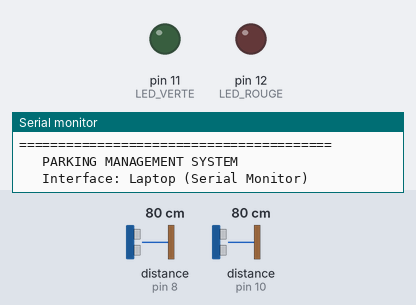
This sketch was run on a simulated Arduino Uno, built with avr-gcc and run on an emulated ATmega328P. On the bench: output pins drawn as LEDs (lit = HIGH), the last lines printed to the serial monitor. Wiring (inferred from the names in the program): 2 × ultrasonic range finder: trigger pin 7, echo pin 8 / trigger pin 9, echo pin 10. Inputs (shaded band) come from the test bench; at power-on: distance to the obstacle (sensors on pin 8, pin 10) 80 cm. The echo pulse lasts 58.3 µs per cm; pins used as bus, display or sensor lines are not drawn.

Above: at 0.1 s.
At 1.3 s:
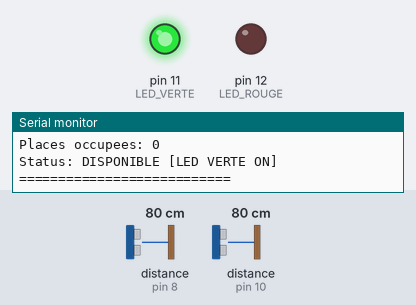
1.4 s: distance to the obstacle (sensor on pin 8) set to 2 cm
2.9 s: distance to the obstacle (sensor on pin 10) set to 2 cm
Timing chart, 0 to 5.9 s (numbered marks = the images above; inputs shaded):
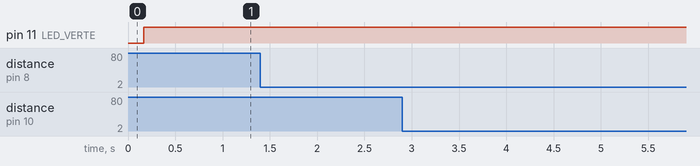

The sketch:

parking_laptop_interface.ino
```cpp
// Parking Management System - Laptop Interface Version
// Uses Serial Monitor instead of LCD display
// All components (sensors, LEDs) remain connected to Arduino

// Pins des capteurs ultrasoniques
#define TRIG_ENTREE 7
#define ECHO_ENTREE 8
#define TRIG_SORTIE 9
#define ECHO_SORTIE 10

// Pins des LEDs
#define LED_VERTE 11
#define LED_ROUGE 12

// Variables
int capacite_totale = 3;
int compteur = 0;
bool voiture_entree = false;
bool voiture_sortie = false;
unsigned long lastUpdate = 0;

void setup() {
  // Initialisation des pins
  pinMode(TRIG_ENTREE, OUTPUT);
  pinMode(ECHO_ENTREE, INPUT);
  pinMode(TRIG_SORTIE, OUTPUT);
  pinMode(ECHO_SORTIE, INPUT);
  pinMode(LED_VERTE, OUTPUT);
  pinMode(LED_ROUGE, OUTPUT);

  // Initialisation de la communication série pour l'interface laptop
  Serial.begin(9600);

  Serial.println("========================================");
  Serial.println("   PARKING MANAGEMENT SYSTEM");
  Serial.println("   Interface: Laptop (Serial Monitor)");
  Serial.println("========================================");
  Serial.println("");
  Serial.println("Systeme initialise avec succes!");
  Serial.println("Capacite totale: " + String(capacite_totale) + " places");
  Serial.println("");
}

void loop() {
  // Mesure distance capteur ENTRÉE
  long distance_entree = mesurer_distance(TRIG_ENTREE, ECHO_ENTREE);

  // Mesure distance capteur SORTIE
  long distance_sortie = mesurer_distance(TRIG_SORTIE, ECHO_SORTIE);

  // Détection voiture à l'ENTRÉE
  if (distance_entree < 20 && distance_entree > 0 && !voiture_entree) {
    if (compteur < capacite_totale) {
      compteur++;
      voiture_entree = true;
      Serial.println("----------------------------------------");
      Serial.println(">>> Voiture DETECTEE A L'ENTREE");
      Serial.println(">>> Place attribuee!");
    } else {
      Serial.println("----------------------------------------");
      Serial.println(">>> Voiture A L'ENTREE mais PARKING PLEIN!");
      Serial.println(">>> Acces refuse!");
      voiture_entree = true;
    }
    delay(1000);
  }

  if (distance_entree > 20 || distance_entree == 0) {
    voiture_entree = false;
  }

  // Détection voiture à la SORTIE
  if (distance_sortie < 20 && distance_sortie > 0 && !voiture_sortie) {
    if (compteur > 0) {
      compteur--;
      voiture_sortie = true;
      Serial.println("----------------------------------------");
      Serial.println(">>> Voiture DETECTEE A LA SORTIE");
      Serial.println(">>> Place liberee!");
    }
    delay(1000);
  }

  if (distance_sortie > 20 || distance_sortie == 0) {
    voiture_sortie = false;
  }

  // Calcul places disponibles
  int places_disponibles = capacite_totale - compteur;

  // Gestion des LEDs
  if (places_disponibles > 0) {
    digitalWrite(LED_VERTE, HIGH);
    digitalWrite(LED_ROUGE, LOW);
  } else {
    digitalWrite(LED_VERTE, LOW);
    digitalWrite(LED_ROUGE, HIGH);
  }

  // Affichage sur Serial Monitor (laptop interface)
  unsigned long currentTime = millis();
  if (currentTime - lastUpdate >= 500) { // Update every 500ms
    Serial.println("");
    Serial.println("=== STATUS DU PARKING ===");
    Serial.println("Places disponibles: " + String(places_disponibles) + "/" + String(capacite_totale));
    Serial.println("Places occupees: " + String(compteur));

    if (places_disponibles > 0) {
      Serial.println("Status: DISPONIBLE [LED VERTE ON]");
    } else {
      Serial.println("Status: COMPLET [LED ROUGE ON]");
    }
    Serial.println("===========================");
    Serial.println("");

    lastUpdate = currentTime;
  }

  delay(100);
}

// Fonction de mesure de distance
long mesurer_distance(int trig, int echo) {
  digitalWrite(trig, LOW);
  delayMicroseconds(2);
  digitalWrite(trig, HIGH);
  delayMicroseconds(10);
  digitalWrite(trig, LOW);

  long duree = pulseIn(echo, HIGH, 30000); // Timeout de 30ms

  if (duree == 0) {
    return 0; // Pas de retour
  }

  long distance = duree * 0.034 / 2;

  return distance;
}
```
